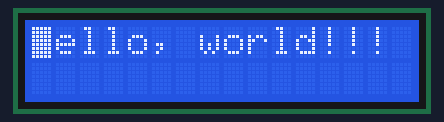
A sketch run on a simulated Arduino Uno, built with avr-gcc and run on an emulated ATmega328P. Parts: 16×2 character LCD.

Above: at 0.1 s.
At 1.1 s:
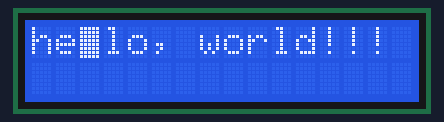
At 2.1 s:
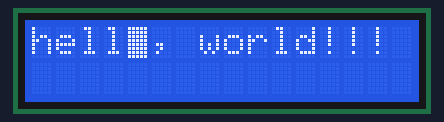
At 4.6 s:
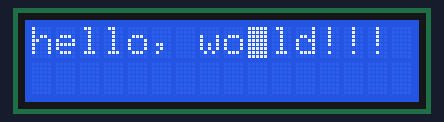
At 6.6 s:
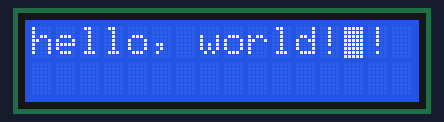
At 8.9 s:
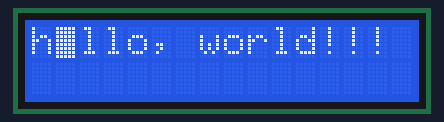

Measured:
- by itself, everything shown: repeats every 8.3 s, in 17 steps
- what the display in image 1 shows lasts 0.5 s, from 1.1 s to 1.6 s

The sketch:

Lcd_Blink.ino
```cpp
/*
  LiquidCrystal Library - Blink

 Demonstrates the use a 16x2 LCD display.  The LiquidCrystal
 library works with all LCD displays that are compatible with the
 Hitachi HD44780 driver. There are many of them out there, and you
 can usually tell them by the 16-pin interface.

 This sketch prints "Hello World!" to the LCD and makes the
 cursor block blink.

 The circuit:
 * LCD RS pin to digital pin 12
 * LCD Enable pin to digital pin 11
 * LCD D4 pin to digital pin 4
 * LCD D5 pin to digital pin 5
 * LCD D6 pin to digital pin 6
 * LCD D7 pin to digital pin 7
 * LCD R/W pin to ground
 * 10K resistor:
   * ends to +5V and ground
   * wiper to LCD VO pin (pin 3)
*/

// include the library code:
#include <LiquidCrystal.h>

// initialize the library by associating any needed LCD interface pin
// with the arduino pin number it is connected to
const int Rs = 12, E = 11, D4 = 4, D5 = 5, D6 = 6, D7 = 7;
LiquidCrystal lcd(Rs, E, D4, D5, D6, D7);

void setup() {
  // set up the LCD's number of columns and rows:
  lcd.begin(16, 2);
  // Print a message to the LCD.
  lcd.print("hello, world!!!");
}

void loop() {
  // set cursor  to the first column and first row
  lcd.setCursor(0,0);

  // Turn on the blinking cursor:
  lcd.blink();
  delay(500);

  lcd.setCursor(1,0);
  lcd.blink();
  delay(500);

  lcd.setCursor(2,0);
  lcd.blink();
  delay(500);

  lcd.setCursor(3,0);
  lcd.blink();
  delay(500);

  lcd.setCursor(4,0);
  lcd.blink();
  delay(500);

  lcd.setCursor(5,0);
  lcd.blink();
  delay(500);

  lcd.setCursor(6,0);
  lcd.blink();
  delay(500);

  lcd.setCursor(7,0);
  lcd.blink();
  delay(500);

  lcd.setCursor(8,0);
  lcd.blink();
  delay(500);

  lcd.setCursor(9,0);
  lcd.blink();
  delay(500);

  lcd.setCursor(10,0);
  lcd.blink();
  delay(500);

  lcd.setCursor(11,0);
  lcd.blink();
  delay(500);

  lcd.setCursor(12,0);
  lcd.blink();
  delay(500);

  lcd.setCursor(13,0);
  lcd.blink();
  delay(500);

  lcd.setCursor(14,0);
  lcd.blink();
  delay(500);

  lcd.setCursor(15,0);
  lcd.blink();
  delay(500);

  // Turn off the blinking cursor:
  lcd.noBlink();
  delay(300);

}
```
